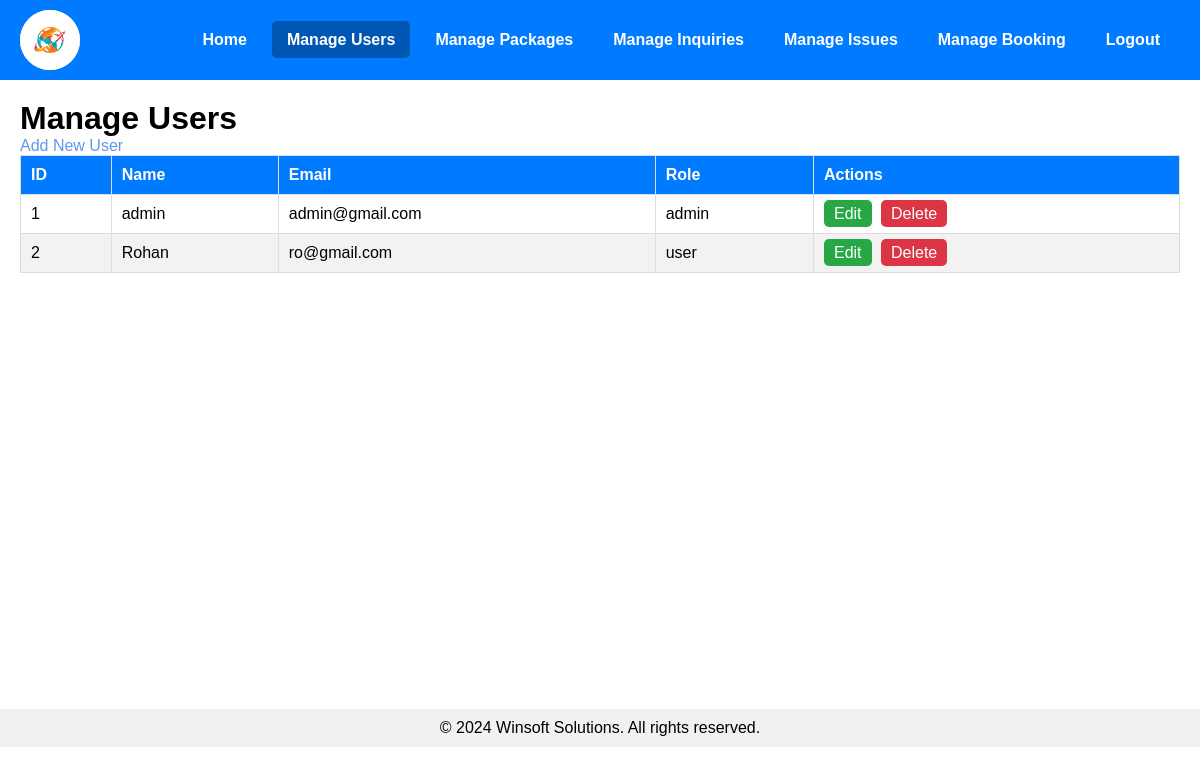
Page /admin_dashboard.php?tab=manage_users (signed in) on the committed database.
### tables this page shows
CREATE TABLE `users` (
  `id` int(11) NOT NULL,
  `name` varchar(100) NOT NULL,
  `email` varchar(100) NOT NULL,
  `password` varchar(255) NOT NULL,
  `role` enum('admin','user') DEFAULT 'user',
  `created_at` timestamp NOT NULL DEFAULT current_timestamp()
);

### admin_manage_users.php (the view, shortened to what this page needs)
<?php
include 'config.php';
$sql    = "SELECT id, name, email, role FROM users";
$result = $conn->query ( $sql );
$users = [];
if ( $result->num_rows > 0 )
     {
     while ( $row = $result->fetch_assoc () )
          {
          $users[] = $row;
          }
     }
?>
<!DOCTYPE html>
<html lang="en">
<head>
     <link rel="stylesheet" href="styles/responsive.css?v=<?= time (); ?>">
</head>
<body>
     <div class="container-manage">
          <h1>Manage Users</h1>
          <a class="add_user" href="admin_add_user.php">Add New User</a>
          <table>
               <thead>
                    <tr>
                         <th>ID</th>
                         <th>Name</th>
                         <th>Email</th>
                         <th>Role</th>
                         <th>Actions</th>
                    </tr>
               </thead>
               <tbody>
                    <?php if ( count ( $users ) > 0 ) : ?>
                    <?php foreach ( $users as $user ) : ?>
                    <tr>
                         <td><?= htmlspecialchars ( $user[ 'id' ] ) ?></td>
                         <td><?= htmlspecialchars ( $user[ 'name' ] ) ?></td>
                         <td><?= htmlspecialchars ( $user[ 'email' ] ) ?></td>
                         <td><?= htmlspecialchars ( $user[ 'role' ] ) ?></td>
                         <td class="action-buttons">
                              <a href="admin_edit_user.php?id=<?= htmlspecialchars ( $user[ 'id' ] ) ?>"
                                   class="edit">Edit</a>
                              <a href="admin_delete_user.php?id=<?= htmlspecialchars ( $user[ 'id' ] ) ?>"
                                   class="delete"
                                   onclick="return confirm('Are you sure you want to delete this user?');">Delete</a>
                         </td>
                    </tr>
                    <?php endforeach; ?>
                    <?php else : ?>
                    <tr>
                         <td colspan="5">No users found</td>
                    </tr>
                    <?php endif; ?>
               </tbody>
          </table>
     </div>
</body>
</html>

### styles/responsive.css (style rules this page uses)
* { margin: 0; padding: 0; }
html, body { font-family: Arial, sans-serif; padding: 0; margin: 0; }
.container-manage { margin-bottom: 52vh; }
.add_user { text-decoration: none; color: cornflowerblue; }
table { width: 100%; border-collapse: collapse; }
table, th, td { border: 1px solid #ddd; }
th, td { padding: 10px; text-align: left; }
th { background-color: #007bff; color: white; }
tr:nth-child(even) { background-color: #f2f2f2; }
.action-buttons a { text-decoration: none; color: white; background-color: #007bff; padding: 5px 10px; border-radius: 5px; margin-right: 5px; }
.action-buttons a.edit { background-color: #28a745; }
.action-buttons a.delete { background-color: #dc3545; }

### rows in the picture
users: id "1", name "admin", email "admin@gmail.com", role "admin"
users: id "2", name "Rohan", email "ro@gmail.com", role "user"
